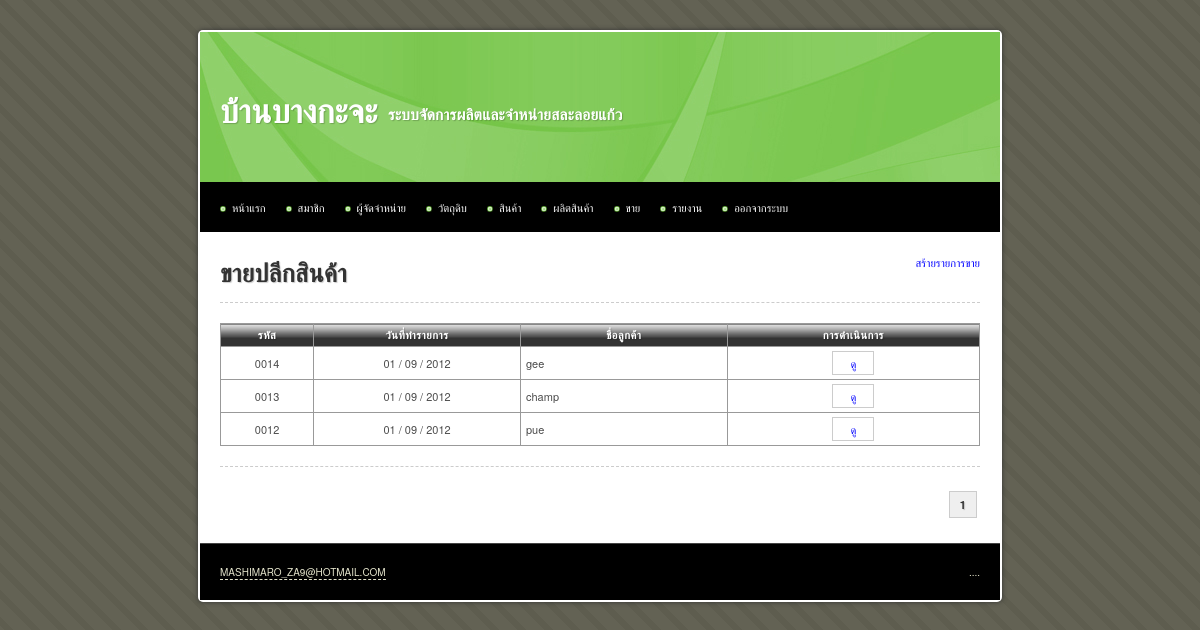
The page /main/product_retail.php (signed in) on the database as committed earlier.
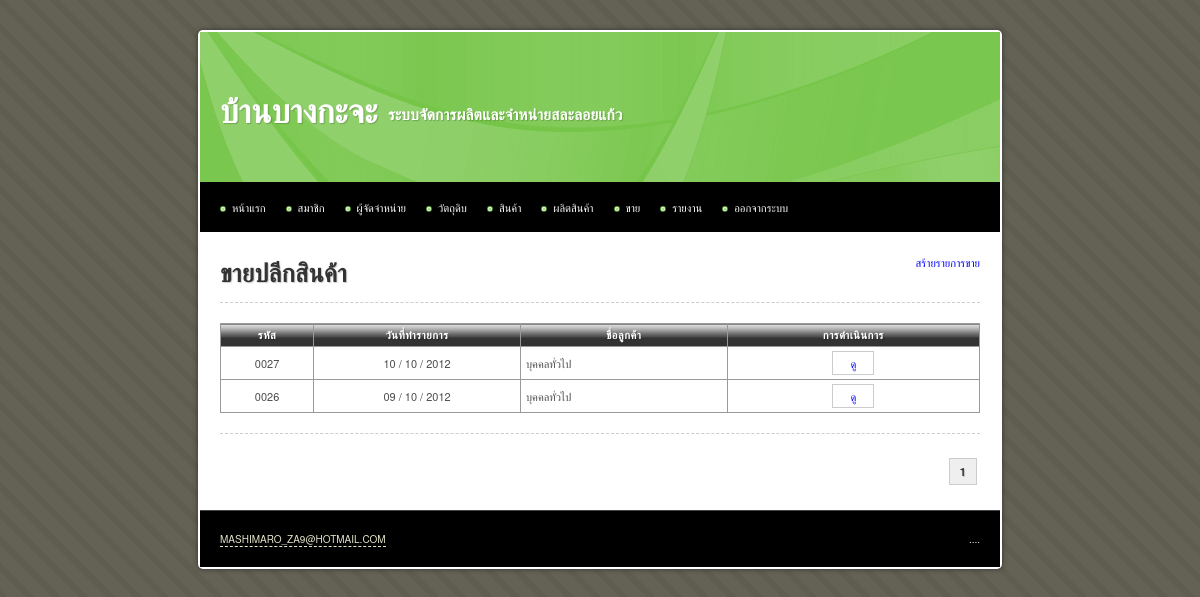
The same page on the database as committed later.
### tables this page shows
CREATE TABLE IF NOT EXISTS `product_order` (
  `id` int(10) unsigned NOT NULL AUTO_INCREMENT,
  `type` tinyint(1) unsigned NOT NULL DEFAULT '0' COMMENT '0 = สั่งซื้อ, 1 = ขายปลีก',
  `orderer` varchar(255) NOT NULL,
  `tel` varchar(255) DEFAULT NULL,
  `description` text,
  `is_receive` tinyint(1) unsigned NOT NULL DEFAULT '0' COMMENT '0 = ยังไม่ได้รับ, 1 = รับแล้ว',
  `is_produced` tinyint(1) unsigned NOT NULL DEFAULT '0' COMMENT '0 = ยังไม่ได้ผลิต, 1 = ผลิตแล้ว',
  `date_receive` date DEFAULT NULL,
  `date_create` date NOT NULL,
  `date_update` timestamp NOT NULL DEFAULT CURRENT_TIMESTAMP ON UPDATE CURRENT_TIMESTAMP,
  PRIMARY KEY (`id`)
);

### iic_tools/helpers/iic_utilities_helper.php (called while the page is built, shortened)
<?php
function change_date_format($date, $old_separator = "-", $old_format = 'y-m-d', $new_separator = " / ", $new_format = "d-m-y")
{
	@list($_old_format_path1, $_old_format_path2, $_old_format_path3) = explode('-', $old_format);
	@list($_date_path[$_old_format_path1], $_date_path[$_old_format_path2], $_date_path[$_old_format_path3]) = explode($old_separator, $date);
	@list($_new_format_path1, $_new_format_path2, $_new_format_path3) = explode('-', $new_format);
	$_new_date = $_date_path[$_new_format_path1].$new_separator.$_date_path[$_new_format_path2].$new_separator.$_date_path[$_new_format_path3];
	return $_new_date;
}
function zero_fill($length, $data)
{
	while(strlen($data) < $length)
	{
		$data = '0'.$data;
	}
	return $data;
}

### main/product_retail.php (the view, shortened to what this page needs)
<?php
$sql = 'SELECT * FROM product_order WHERE type = 1';
$query = mysql_query($sql) or die(mysql_error());
$total_rows = mysql_num_rows($query);
$rows_per_page = 10;
$limit_start = ($_GET['page'] - 1) * $rows_per_page;
$target = 'product_order.php?page=';
?>
<!DOCTYPE html PUBLIC "-//W3C//DTD XHTML 1.0 Transitional//EN" "http://www.w3.org/TR/xhtml1/DTD/xhtml1-transitional.dtd">
<html xmlns="http://www.w3.org/1999/xhtml">
<head>
<?php include("inc.css.php"); ?>
</head>
<body>
<div id="container">
	<?php include("inc.header.php"); ?>
	<div id="content">
		<a href="product_retail_create.php" class="float_r">สร้ายรายการขาย</a>
		<h1>ขายปลีกสินค้า</h1>
		<hr />
			<table width="100%" border="1" align="center" cellpadding="5" cellspacing="0">
				<thead>
					<tr>
						<th width="30">รหัส</th>
						<th width="80">วันที่ทำรายการ</th>
						<th width="80">ชื่อลูกค้า</th>
						<th width="100">การดำเนินการ</th>
					</tr>
				</thead>
				<tbody>
					<?php
					$sql = 'SELECT *
							FROM product_order
							WHERE type = 1
							ORDER BY product_order.id DESC
							LIMIT '.$limit_start.', '.$rows_per_page;
					$query = mysql_query($sql) or die(mysql_error());
					$query_rows	= mysql_num_rows($query);
					if($query_rows > 0)
					{
						while($data = mysql_fetch_array($query))
						{
							echo '	<tr>
										<td class="center">'.zero_fill(4, $data['id']).'</td>
										<td class="center">'.change_date_format($data['date_create']).'</td>
										<td class="left">'.($data['orderer']).'</td>
										<td class="center nowarp">
											<a class="button" href="product_retail_read.php?id='.$data['id'].'">ดู</a>';
							echo '		</td>
									</tr>';
						}
					}
					else
					{
						echo '<tr><td colspan="7" class="center">ไม่มีข้อมูล</td></tr>';
					}
					?>
				</tbody>
			</table>
		<hr />
		<div class="pagination">
			<?php echo get_pagination($total_rows, $target, $_GET['page'], $rows_per_page); ?>
		</div>
	</div>
	<?php include("inc.footer.php"); ?>
</div>
</body>
</html>

### iic_tools/helpers/iic_crud_helper.php (shortened to what this page needs)
<?php
function get_pagination($total_rows, $target, $current_page, $rows_per_page = 10)
{
	$_total_page = ceil($total_rows / $rows_per_page);
	$_pagination = '';
	$_loop = 1;
	while($_loop <= $_total_page)
	{
		if($_loop <= 3 || $_loop > ($_total_page - 3))
		{
			if($_loop == $current_page)
			{
				$_pagination .= '<strong>'.$_loop.'</strong>';
			}
			else
			{
				$_pagination .= '<a href="'.$target.$_loop.'" title="Page '.$_loop.'">&nbsp;'.$_loop.'&nbsp;</a>';
			}
		}
		$_loop++;
	}
	return $_pagination;
}

Rows that differ between the two databases and show on the page:
removed product_order: id "0014", date_create "01 / 09 / 2012", orderer "gee"
removed product_order: id "0013", date_create "01 / 09 / 2012", orderer "champ"
removed product_order: id "0012", date_create "01 / 09 / 2012", orderer "pue"
added product_order: id "0027", date_create "10 / 10 / 2012", orderer "บุคคลทั่วไป"
added product_order: id "0026", date_create "09 / 10 / 2012", orderer "บุคคลทั่วไป"
